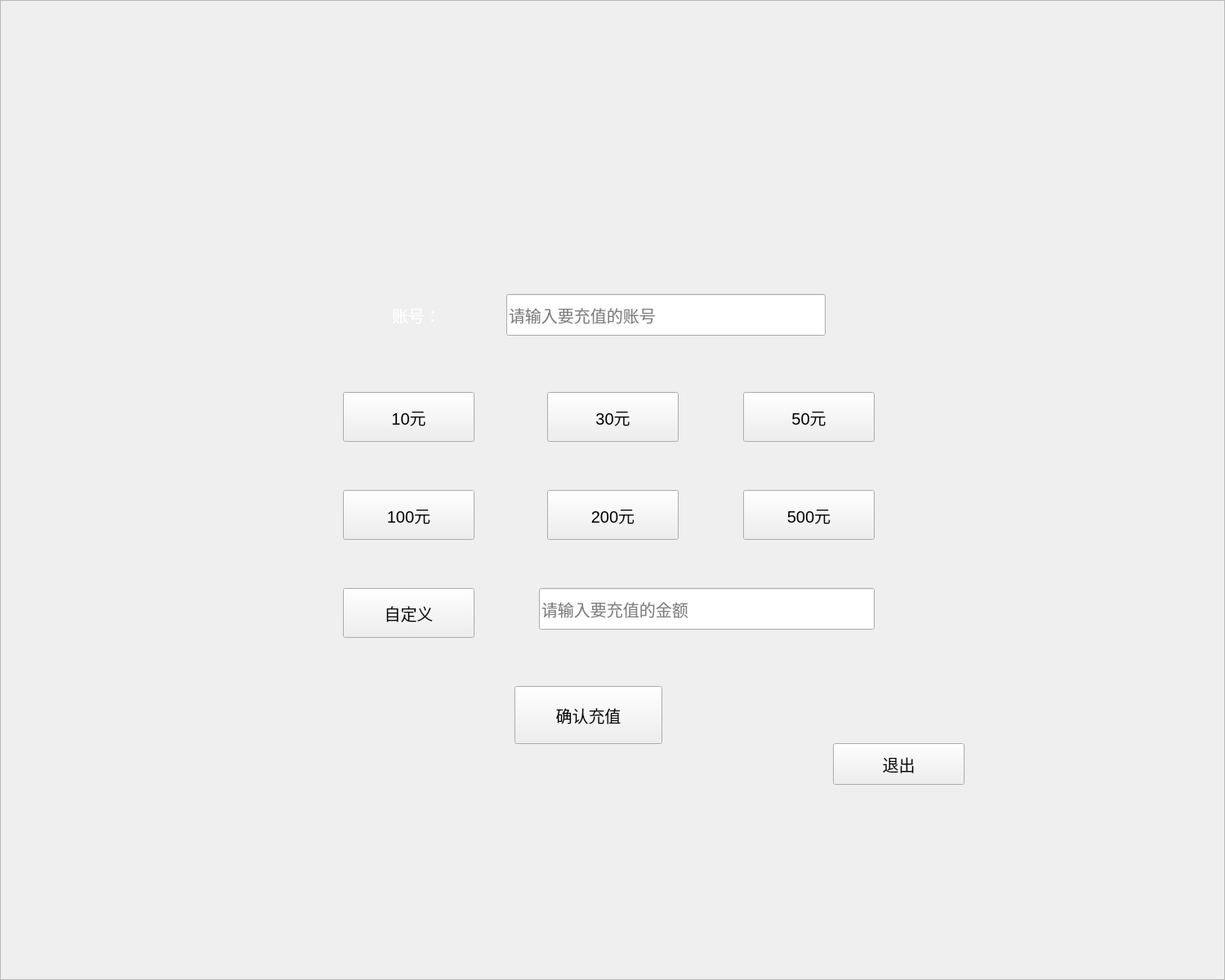
<?xml version="1.0" encoding="UTF-8"?>
<ui version="4.0">
 <class>RechangeDialog</class>
 <widget class="QDialog" name="RechangeDialog">
  <property name="geometry">
   <rect>
    <x>0</x>
    <y>0</y>
    <width>1500</width>
    <height>1200</height>
   </rect>
  </property>
  <property name="font">
   <font>
    <pointsize>12</pointsize>
   </font>
  </property>
  <property name="windowTitle">
   <string>充值界面</string>
  </property>
  <widget class="QLabel" name="label">
   <property name="geometry">
    <rect>
     <x>480</x>
     <y>360</y>
     <width>121</width>
     <height>51</height>
    </rect>
   </property>
   <property name="font">
    <font>
     <pointsize>15</pointsize>
    </font>
   </property>
   <property name="focusPolicy">
    <enum>Qt::NoFocus</enum>
   </property>
   <property name="styleSheet">
    <string notr="true">color: rgb(255, 255, 255);</string>
   </property>
   <property name="text">
    <string>账号：</string>
   </property>
  </widget>
  <widget class="QLineEdit" name="lineEdit">
   <property name="geometry">
    <rect>
     <x>620</x>
     <y>360</y>
     <width>391</width>
     <height>51</height>
    </rect>
   </property>
   <property name="font">
    <font>
     <pointsize>15</pointsize>
    </font>
   </property>
   <property name="focusPolicy">
    <enum>Qt::StrongFocus</enum>
   </property>
   <property name="placeholderText">
    <string>请输入要充值的账号</string>
   </property>
  </widget>
  <widget class="QPushButton" name="pushButton">
   <property name="geometry">
    <rect>
     <x>420</x>
     <y>480</y>
     <width>161</width>
     <height>61</height>
    </rect>
   </property>
   <property name="font">
    <font>
     <pointsize>15</pointsize>
    </font>
   </property>
   <property name="focusPolicy">
    <enum>Qt::NoFocus</enum>
   </property>
   <property name="text">
    <string>10元</string>
   </property>
  </widget>
  <widget class="QPushButton" name="pushButton_2">
   <property name="geometry">
    <rect>
     <x>670</x>
     <y>480</y>
     <width>161</width>
     <height>61</height>
    </rect>
   </property>
   <property name="font">
    <font>
     <pointsize>15</pointsize>
    </font>
   </property>
   <property name="focusPolicy">
    <enum>Qt::NoFocus</enum>
   </property>
   <property name="text">
    <string>30元</string>
   </property>
  </widget>
  <widget class="QPushButton" name="pushButton_3">
   <property name="geometry">
    <rect>
     <x>910</x>
     <y>480</y>
     <width>161</width>
     <height>61</height>
    </rect>
   </property>
   <property name="font">
    <font>
     <pointsize>15</pointsize>
    </font>
   </property>
   <property name="focusPolicy">
    <enum>Qt::NoFocus</enum>
   </property>
   <property name="text">
    <string>50元</string>
   </property>
  </widget>
  <widget class="QPushButton" name="pushButton_4">
   <property name="geometry">
    <rect>
     <x>420</x>
     <y>600</y>
     <width>161</width>
     <height>61</height>
    </rect>
   </property>
   <property name="font">
    <font>
     <pointsize>15</pointsize>
    </font>
   </property>
   <property name="focusPolicy">
    <enum>Qt::NoFocus</enum>
   </property>
   <property name="text">
    <string>100元</string>
   </property>
  </widget>
  <widget class="QPushButton" name="pushButton_5">
   <property name="geometry">
    <rect>
     <x>670</x>
     <y>600</y>
     <width>161</width>
     <height>61</height>
    </rect>
   </property>
   <property name="font">
    <font>
     <pointsize>15</pointsize>
    </font>
   </property>
   <property name="focusPolicy">
    <enum>Qt::NoFocus</enum>
   </property>
   <property name="text">
    <string>200元</string>
   </property>
  </widget>
  <widget class="QPushButton" name="pushButton_6">
   <property name="geometry">
    <rect>
     <x>910</x>
     <y>600</y>
     <width>161</width>
     <height>61</height>
    </rect>
   </property>
   <property name="font">
    <font>
     <pointsize>15</pointsize>
    </font>
   </property>
   <property name="focusPolicy">
    <enum>Qt::NoFocus</enum>
   </property>
   <property name="text">
    <string>500元</string>
   </property>
  </widget>
  <widget class="QPushButton" name="pushButton_7">
   <property name="geometry">
    <rect>
     <x>420</x>
     <y>720</y>
     <width>161</width>
     <height>61</height>
    </rect>
   </property>
   <property name="font">
    <font>
     <pointsize>15</pointsize>
    </font>
   </property>
   <property name="focusPolicy">
    <enum>Qt::NoFocus</enum>
   </property>
   <property name="text">
    <string>自定义</string>
   </property>
  </widget>
  <widget class="QPushButton" name="pushButton_8">
   <property name="geometry">
    <rect>
     <x>630</x>
     <y>840</y>
     <width>181</width>
     <height>71</height>
    </rect>
   </property>
   <property name="font">
    <font>
     <pointsize>15</pointsize>
    </font>
   </property>
   <property name="focusPolicy">
    <enum>Qt::NoFocus</enum>
   </property>
   <property name="text">
    <string>确认充值</string>
   </property>
  </widget>
  <widget class="QPushButton" name="pushButton_9">
   <property name="geometry">
    <rect>
     <x>1020</x>
     <y>910</y>
     <width>161</width>
     <height>51</height>
    </rect>
   </property>
   <property name="font">
    <font>
     <pointsize>15</pointsize>
    </font>
   </property>
   <property name="focusPolicy">
    <enum>Qt::NoFocus</enum>
   </property>
   <property name="text">
    <string>退出</string>
   </property>
  </widget>
  <widget class="QLineEdit" name="lineEdit_2">
   <property name="geometry">
    <rect>
     <x>660</x>
     <y>720</y>
     <width>411</width>
     <height>51</height>
    </rect>
   </property>
   <property name="font">
    <font>
     <pointsize>15</pointsize>
    </font>
   </property>
   <property name="focusPolicy">
    <enum>Qt::StrongFocus</enum>
   </property>
   <property name="placeholderText">
    <string>请输入要充值的金额</string>
   </property>
  </widget>
  <widget class="QFrame" name="frame">
   <property name="geometry">
    <rect>
     <x>0</x>
     <y>0</y>
     <width>1500</width>
     <height>1200</height>
    </rect>
   </property>
   <property name="styleSheet">
    <string notr="true">border-image: url(:/photo/recharge.jpg);</string>
   </property>
   <property name="frameShape">
    <enum>QFrame::StyledPanel</enum>
   </property>
   <property name="frameShadow">
    <enum>QFrame::Raised</enum>
   </property>
  </widget>
  <zorder>frame</zorder>
  <zorder>label</zorder>
  <zorder>lineEdit</zorder>
  <zorder>pushButton</zorder>
  <zorder>pushButton_2</zorder>
  <zorder>pushButton_3</zorder>
  <zorder>pushButton_4</zorder>
  <zorder>pushButton_5</zorder>
  <zorder>pushButton_6</zorder>
  <zorder>pushButton_7</zorder>
  <zorder>pushButton_8</zorder>
  <zorder>pushButton_9</zorder>
  <zorder>lineEdit_2</zorder>
 </widget>
 <resources/>
 <connections/>
</ui>
